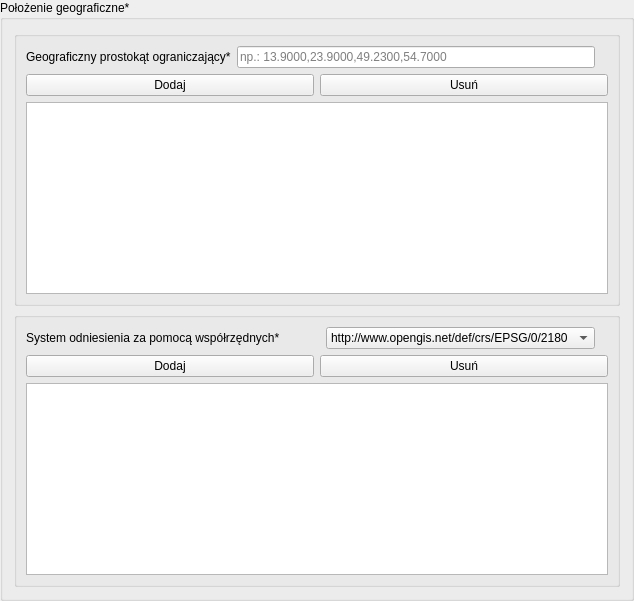
          <widget class="QgsCollapsibleGroupBox" name="mGroupBox_4">
           <property name="sizePolicy">
            <sizepolicy hsizetype="Preferred" vsizetype="Preferred">
             <horstretch>1</horstretch>
             <verstretch>0</verstretch>
            </sizepolicy>
           </property>
           <property name="title">
            <string>Położenie geograficzne*</string>
           </property>
           <property name="collapsed">
            <bool>true</bool>
           </property>
           <layout class="QVBoxLayout" name="verticalLayout_2">
            <property name="sizeConstraint">
             <enum>QLayout::SetDefaultConstraint</enum>
            </property>
            <item>
             <widget class="QGroupBox" name="verticalGroupBox">
              <layout class="QVBoxLayout" name="verticalLayout_3">
               <item>
                <layout class="QHBoxLayout">
                 <item>
                  <widget class="QLabel" name="e11_lbl">
                   <property name="text">
                    <string>Geograficzny prostokąt ograniczający*</string>
                   </property>
                  </widget>
                 </item>
                 <item>
                  <widget class="QgsFilterLineEdit" name="e11_lineEdit">
                   <property name="toolTip">
                    <string>Prostokąt zdefiniowany jako &lt;xmin&gt;,&lt;xmax&gt;,&lt;ymin&gt;,&lt;ymax&gt; np.: 13.9000,23.9000,49.2300,54.7000</string>
                   </property>
                   <property name="placeholderText">
                    <string>np.: 13.9000,23.9000,49.2300,54.7000</string>
                   </property>
                   <property name="qgisRelation" stdset="0">
                    <string notr="true"/>
                   </property>
                  </widget>
                 </item>
                 <item>
                  <widget class="QLabel" name="e11_tooltip">
                   <property name="toolTip">
                    <string>Zasięg zbioru danych przestrzennych w przestrzeni geograficznej, wyrażony za pomocą prostokąta ograniczającego, opisanego za pomocą południków granicy zachodniej i granicy wschodniej obszaru oraz równoleżników granicy południowej i granicy północnej wyrażonych w częściach dziesiętnych stopnia, z dokładnością do co najmniej czterech cyfr dziesiętnych.

Jeżeli zbiór danych charakteryzuje się brakiem ciągłości przestrzennej, można określić więcej niż jeden prostokąt ograniczający.

Współrzędne należy podać w Światowym Systemie Geodezyjnym 1984 (WGS84).
</string>
                   </property>
                   <property name="text">
                    <string/>
                   </property>
                   <property name="pixmap">
                    <pixmap>../../../../../../../../../../../../../../../img/info1.png</pixmap>
                   </property>
                  </widget>
                 </item>
                </layout>
               </item>
               <item>
                <layout class="QHBoxLayout">
                 <item>
                  <widget class="QPushButton" name="e11_add_btn">
                   <property name="text">
                    <string>Dodaj</string>
                   </property>
                  </widget>
                 </item>
                 <item>
                  <widget class="QPushButton" name="e11_remove_btn">
                   <property name="text">
                    <string>Usuń</string>
                   </property>
                  </widget>
                 </item>
                </layout>
               </item>
               <item>
                <widget class="QListWidget" name="e11_listWidget">
                 <property name="sortingEnabled">
                  <bool>false</bool>
                 </property>
                </widget>
               </item>
              </layout>
             </widget>
            </item>
            <item>
             <widget class="QGroupBox" name="verticalGroupBox">
              <layout class="QVBoxLayout" name="verticalLayout_3">
               <item>
                <layout class="QHBoxLayout">
                 <item>
                  <widget class="QLabel" name="e12_lbl">
                   <property name="text">
                    <string>System odniesienia za pomocą współrzędnych*</string>
                   </property>
                  </widget>
                 </item>
                 <item>
                  <spacer name="horizontalSpacer">
                   <property name="orientation">
                    <enum>Qt::Horizontal</enum>
                   </property>
                   <property name="sizeHint" stdset="0">
                    <size>
                     <width>40</width>
                     <height>20</height>
                    </size>
                   </property>
                  </spacer>
                 </item>
                 <item>
                  <widget class="QComboBox" name="e12_cmbbx">
                   <item>
                    <property name="text">
                     <string>http://www.opengis.net/def/crs/EPSG/0/2180</string>
                    </property>
                   </item>
                   <item>
                    <property name="text">
                     <string>http://www.opengis.net/def/crs/EPSG/0/2176</string>
                    </property>
                   </item>
                   <item>
                    <property name="text">
                     <string>http://www.opengis.net/def/crs/EPSG/0/2177</string>
                    </property>
                   </item>
                   <item>
                    <property name="text">
                     <string>http://www.opengis.net/def/crs/EPSG/0/2178</string>
                    </property>
                   </item>
                   <item>
                    <property name="text">
                     <string>http://www.opengis.net/def/crs/EPSG/0/2179</string>
                    </property>
                   </item>
                   <item>
                    <property name="text">
                     <string>http://www.opengis.net/def/crs/EPSG/0/4258</string>
                    </property>
                   </item>
                  </widget>
                 </item>
                 <item>
                  <widget class="QLabel" name="e12_tooltip">
                   <property name="toolTip">
                    <string>System odniesienia za pomocą współrzędnych zastosowany dla zbioru danych przestrzennych.

Należy podać identyfikator systemu odniesienia w EPSG Geodetic Parameter Registry.
</string>
                   </property>
                   <property name="text">
                    <string/>
                   </property>
                   <property name="pixmap">
                    <pixmap>../../../../../../../../../../../../../../../img/info1.png</pixmap>
                   </property>
                  </widget>
                 </item>
                </layout>
               </item>
               <item>
                <layout class="QHBoxLayout">
                 <item>
                  <widget class="QPushButton" name="e12_add_btn">
                   <property name="text">
                    <string>Dodaj</string>
                   </property>
                  </widget>
                 </item>
                 <item>
                  <widget class="QPushButton" name="e12_remove_btn">
                   <property name="text">
                    <string>Usuń</string>
                   </property>
                  </widget>
                 </item>
                </layout>
               </item>
               <item>
                <widget class="QListWidget" name="e12_listWidget">
                 <property name="sortingEnabled">
                  <bool>false</bool>
                 </property>
                </widget>
               </item>
              </layout>
             </widget>
            </item>
           </layout>
          </widget>
